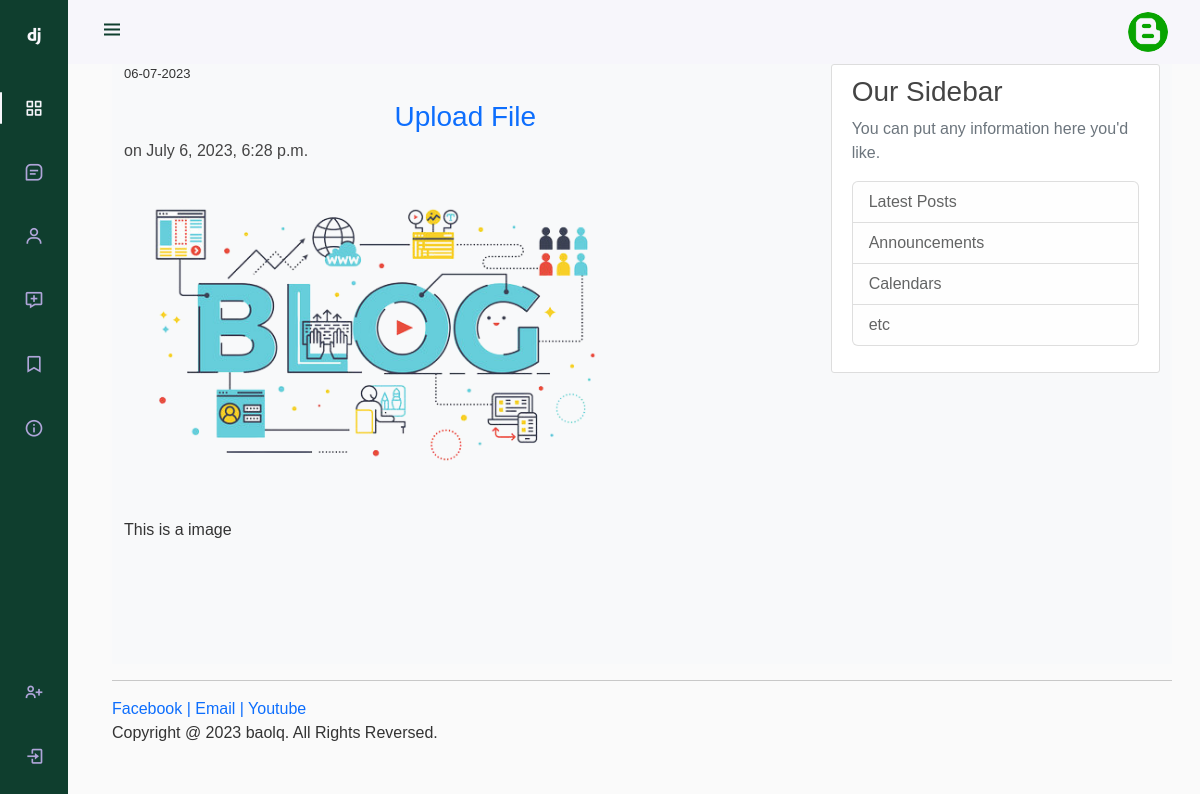
The app's page /blog/6 with its own data.
### blog/models.py (models this page shows, shortened)
class Post(models.Model):
    title = models.CharField(max_length=100)
    body = models.TextField()
    image = models.ImageField(null=True)
    date = models.DateTimeField(auto_now_add=True)

### blog/views.py (the view)
# urls.py: path('<int:id>', views.post, name='post'),
def post(request, id):
    message = 'Không tìm thấy đường dẫn này'
    try:
        post = Post.objects.get(id = id)
    except Post.DoesNotExist:
        raise Http404(message)
    return render(request, 'blogs/post.html', {'post': post})

### blog/templates/blogs/post.html (shortened to what this page needs)
{% extends 'pages/base.html' %}
{% block content %}
    <p style="font-size: small;">{{post.date|date:"d-m-Y"}}</p>
    <center><h3><a href="{% url 'post' post.id %}"> {{post.title}}</a></h3></center>
    <h6>on {{post.date}} </h6>
    <img src="{{post.image.url}}" width="500px" height="auto">
    <p class="article-content">{{post.body|safe|linebreaks}}</p>
{% endblock %}

### static/css/style.css (style rules this page uses)
:root { --header-height: 3rem; --nav-width: 68px; --first-color: #0f3e2e; --first-color-light: #AFA5D9; --white-color: #F7F6FB; --body-font: 'Nunito', sans-serif; --normal-font-size: 1rem; --z-fixed: 100; }
*,::before,::after { box-sizing: border-box; }
body { position: relative; margin: var(--header-height) 0 0 0; padding: 0 1rem; font-family: var(--body-font); font-size: var(--normal-font-size); transition: .5s; background: #fafafa; color: #333333; }
a { text-decoration: none; }
@media screen and (min-width: 768px) { body { margin: calc(var(--header-height) + 1rem) 0 0 0; padding-left: calc(var(--nav-width) + 2rem); } }
h1, h2, h3, h4, h5, h6 { color: #444444; }
.article-content { white-space: pre-line; }

### records on screen
Post: date "06-07-2023", title "Upload File", date "July 6, 2023, 6:28 p.m.", image (picture), body "This is a image"
